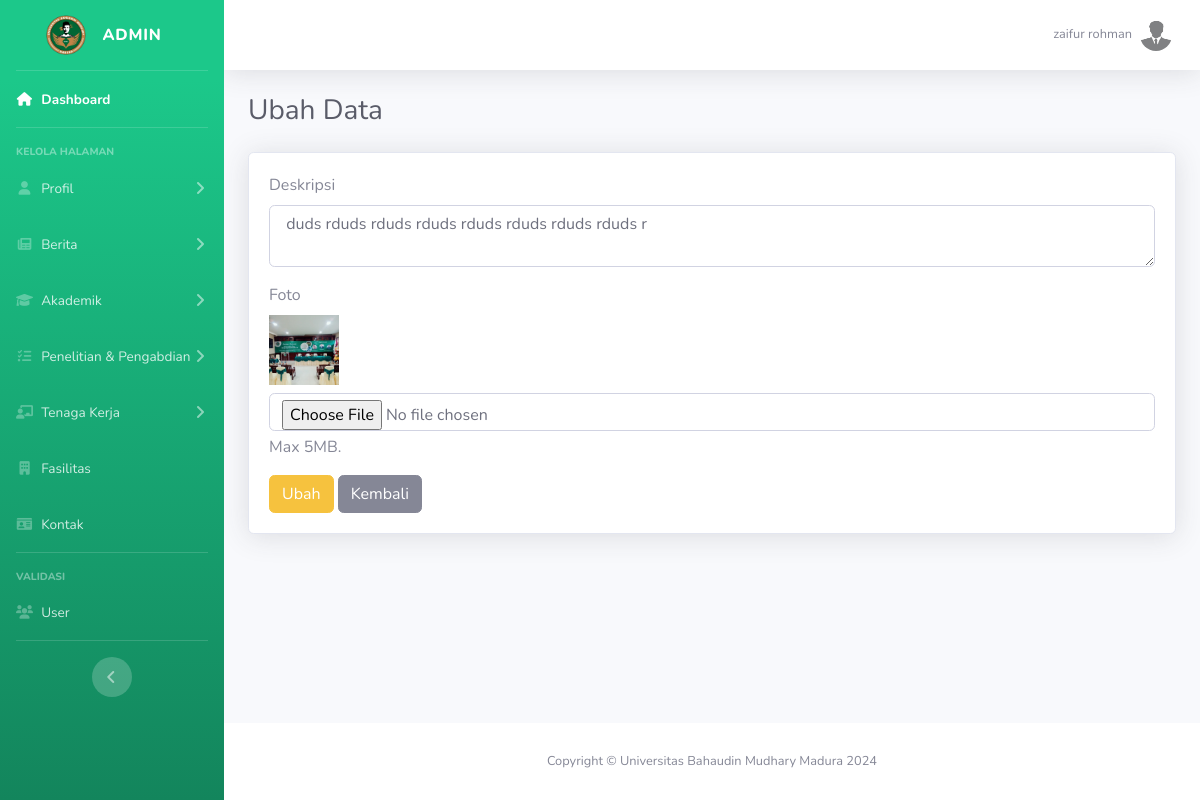
Page /edit/panduan.php?id=3 (signed in) on the committed database.
### tables this page shows
CREATE TABLE `panduan` (
  `id` int(11) NOT NULL,
  `deskripsi` text NOT NULL,
  `foto` text NOT NULL
);

### edit/panduan.php (the view, shortened to what this page needs)
<!DOCTYPE html>
<html lang="en">
<head>
<?php
include('../db/koneksi.php');
$id = $_GET['id'];
$result = mysqli_query($conn, "SELECT * FROM panduan WHERE id = '$id'");
$data = mysqli_fetch_array($result);
include('../template/header_admin.php');
?>
<div class="container-fluid">
    <div class="d-sm-flex align-items-center justify-content-between mb-4">
        <h1 class="h3 mb-0 text-gray-800">Ubah Data</h1>
    </div>
    <div class="card shadow mb-4">
        <div class="card-body">
            <form action="../controllerEdit/panduan.php" method="POST" enctype="multipart/form-data">
                <div class="mb-3">
                    <label for="deskripsi" class="form-label">Deskripsi</label>
                    <textarea type="text" class="form-control" name="deskripsi" id="deskripsi"><?= $data['deskripsi'] ?></textarea>
                </div>
                <div class="mb-3">
                    <div class="row">
                        <div class="col-md-12">
                            <label for="foto" class="form-label">Foto</label>
                        </div>
                    </div>
                    <img src="../uploads/<?= $data['foto'] ?>" class="mb-2" style="height: 70px" alt="no">
                    <input class="form-control" type="file" name="foto" id="foto">
                    <div class="form-text">Max 5MB.</div>
                </div>
                <button type="submit" name="ubah" class="btn btn-warning">Ubah</button>
                <a href="../backend/panduan.php" class="btn btn-secondary">Kembali</a>
            </form>
        </div>
    </div>
</div>
<?php
include('../template/footer_admin.php');
?>

### rows in the picture
panduan: deskripsi "duds rduds rduds rduds rduds rduds rduds rduds r", foto (picture)

### other values in the picture
$nama "zaifur rohman"
